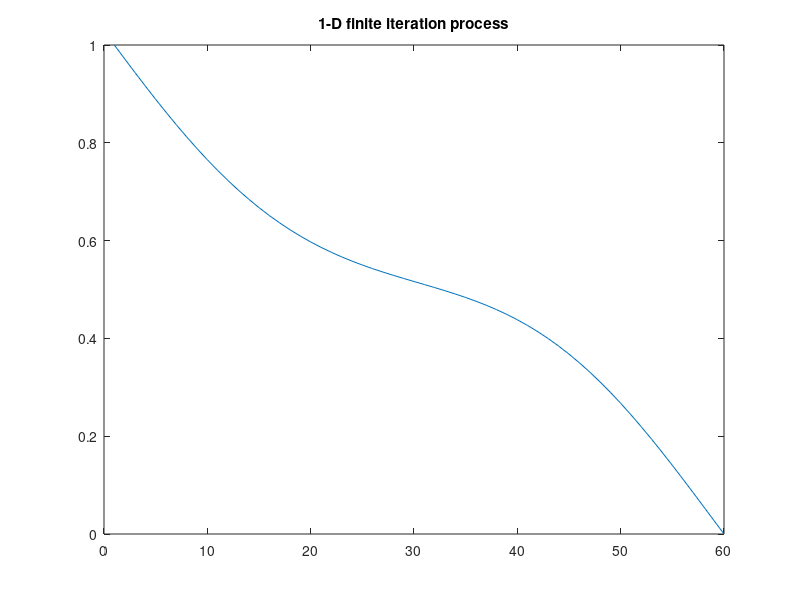

MATLAB code to generate this figure: (Note: this script raises an error after producing the figure.)
% Rodolphe Rejouis-101089193
% Assignement 2

%clear all
clearvars
clearvars -GLOBAL
close all
format shortE

%% Parameters for question 1
size = 20; 
W = 2*size;
L = 3*size;
Vo=1;
G1 = sparse(1,L); % Vector for question 1a
G2 = sparse(W,L); % Matrix for question 1b.
G3 = sparse(W,L); % Matrix to solve question 1 b analytical
BC1 = 0; 
BC2 = Vo;
iterations =100; 

%% Part a of question 1:
f1 = figure; 
G1(L)=BC1; % Set the boundary condition for the Vector to be V=0 at x=L 
G1(1)=BC2; % Set the boundary condition for the Vector to be V=Vo at x=0
G1(2:L-1)=deal(0.5*(BC1+BC2)); %populate the rest of the vector with the average of the Boundary Conditions
figure(f1)
for steps =1:iterations
    plot(G1);
    title('1-D finite iteration process')
    pause(0.01);
    for i=2:L-1
        G1(i)= 0.5*(G1(i-1)+G1(i+1));
    end
end

%% Part b of question 1
%Analytical solution for the equation :
% $$V(x,y)=\frac{4Vo}{\pi}\sum_{n=1,3,5...}^\infty\frac{1}{n}\frac{\cosh\left(\frac{n\pi x}{a}\right)}{\cosh\left(\frac{n\pi b}{a}\right)}\sin\left(\frac{n\pi y}{a}\right)$$

Nterms = iterations;
f2 = figure;
figure(f2)
for i = 1:L       
    for j = 1:W
        G3(j,i) = analyticalsol2(i,j,Vo,L,W,Nterms); 
    end
end
subplot(3,1,1);
surf(G3);
title('analytical solution');
pause(0.01);

% V=Vo at x=0,x=L and V=0 at y=0, y=W
[G2(1,1),G2(1,L),G2(W,1),G2(W,L),G2(2:W-1,2:L-1)]=deal( 0.5*(BC1+BC2) );
[G2(1,2:L-1),G2(W,2:L-1)]=deal(BC1);
[G2(2:W-1,1),G2(2:W-1,L)]=deal(BC2);

for step = 1:iterations
    subplot(3,1,2);
    surf(G2);
    title('numerical solution');
    subplot(3,1,3);
    surf(log(abs(G2-G3)))
    set(gca,'ZScale','log')
    title('difference between analytical and numerical')
    pause(0.01);
    for i=2:L-1
        for j=2:W-1
            G2(j,i) = 0.25*(G2(j+1,i)+G2(j-1,i)+G2(j,i+1)+G2(j,i-1));
        end
    end
end



%% Question 2 parameters:
% The length of the bottle neck equal to 1/3 of the total length of the rectangular
% region and the width is about 2/8 of the total width of the
% rectangular region. The conductivity inside the boxes is sig = 10e-2.

cMap2=ones(L,W); % Conductivity mapping
LGap = L/3; %For the length of the bottle neck
WGap =3*W/8; % Width of the boxes enclosing the bottle neck
sig = 10e-2;
[cMap2(floor((L-LGap)/2):floor((L+LGap)/2),1:floor((W-WGap)/2)),...
    cMap2(floor((L-LGap)/2):floor((L+LGap)/2),floor((W+WGap)/2):W)]= deal(sig);


G4 = sparse(L*W,L*W); 
B3 = zeros(1,L*W);

[B3(2:W-1),B3((L-1)*W+1:L*W-1)]=deal(BC2);
[B3(1),B3(W),B3((L-1)*W),B3(L*W)]=deal(0.5*(BC1+BC2)); 
for i=1:L
    for j=1:W
        n= j + (i-1) * W;   
        if i==1 || i == L || j == 1 || j == W
            G4(n,n) = 1;
        else
            nxp = j+i*W;
            nxm = j+(i-2)*W;
            nyp = n+1;
            nym = n-1;
            
            rxp = 0.5* (cMap2(i,j)+cMap2(i+1,j));
            rxm = 0.5* (cMap2(i,j)+cMap2(i-1,j));
            ryp = 0.5* (cMap2(i,j)+cMap2(i,j+1));
            rym = 0.5* (cMap2(i,j)+cMap2(i,j-1));
            
            G4(n,n) = -(rxp+rxm+ryp+rym);
            G4(n,nxp)=rxp;
            G4(n,nxm)=rxm;
            G4(n,nyp)=ryp;
            G4(n,nym)=rym;
        end    
    end
end

V2Vec=G4\(B3'); % The matrix neccessary to obtained our V(x,y) from the conductivity map

V2Map= zeros(L,W);
for i=1:L
    for j=1:W
        V2Map(i,j)=V2Vec(j+(i-1)*W);
    end
end
%% Process to obtain the Electric Field values for the vector format of the Electric Field 

eX= zeros(L,W);
eY= zeros(L,W);
for i=1:L
    for j=1:W
        if i == 1
            eX(i,j) = V2Map(i+1,j)-V2Map(i,j);
        elseif i == L
            eX(i,j) = V2Map(i,j)-V2Map(i-1,j);
        else
            eX(i,j) = (V2Map(i+1,j)-V2Map(i-1,j))*0.5;
        end
        if j == 1
            eY(i,j) = V2Map(i,j+1)-V2Map(i,j);
        elseif j == W
            eY(i,j) = V2Map(i,j)-V2Map(i,j-1);
        else
            eY(i,j) = (V2Map(i,j+1)-V2Map(i,j-1))*0.5;
        end
    end
end

eX=-eX;
eY=-eY;
% Code responsible for creating the Current Density Vectors
% The following code lines are responsible for making the Current Density
% Vector, by first assigning the value of the current Density to their
% matching position with the Electric Field (since J = sig*E). 
Jx=cMap2.*eX;% This line of code create the X value of the Current Density vector
Jy=cMap2.*eY;% This line of code create the Y value of the Current Density vector

pointSampling = 3;
[x,y]= meshgrid(1:floor(W/pointSampling),1:floor(L/pointSampling));
x=pointSampling*x-pointSampling+1;
y=pointSampling*y-pointSampling+1;

eXSample = zeros(floor(L/pointSampling),floor(W/pointSampling));
eYSample = zeros(floor(L/pointSampling),floor(W/pointSampling));
JxSample = zeros(floor(L/pointSampling),floor(W/pointSampling));
JySample = zeros(floor(L/pointSampling),floor(W/pointSampling));

for i=1:floor(L/pointSampling)
    for j = 1:floor(W/pointSampling)
        eXSample(i,j)=eX(pointSampling*i,pointSampling*j);
        eYSample(i,j)=eY(pointSampling*i,pointSampling*j);
        JxSample(i,j)=Jx(pointSampling*i,pointSampling*j);
        JySample(i,j)=Jy(pointSampling*i,pointSampling*j);
    end
end
%% Plot of the question 2.a
% This is plots for the conductivity sig(x,y), V(x,y), E(x,y), and J(x,y).
% This will be standard plot that will compare to the following figures,
% where the setting are modified to investigate the changes.
f3=figure;
figure(f3)
subplot(2,2,1)
surface(cMap2');
title('Conductivity');
subplot(2,2,2)
surface(V2Map');
title('Voltage Vx,Vy');
subplot(2,2,3)
quiver(y,x,eXSample,eYSample,10);
title('Electric Field, Ex,Ey');
subplot(2,2,4)
quiver(y,x,JxSample,JySample,10);
title('Current Density, Jx,Jy');

%% Answer of Question 2.b

% This is with meshing size being double of the standard set:
Plotconductivity(40,10e-2,3);

% This is with meshing size being triple of the standard set:
Plotconductivity(80,10e-2,3);

% This is with meshing size being half of the standard set:
Plotconductivity(10,10e-2,3);

%% Answer of Question 2.c:
% Here are the different version of the a set with different bottle neck size
%
% Compariso:
Plotconductivity(100,10e-2,3);
% This is one with longer bottle neck:
Plotconductivity2(100,10e-2,3,0.5,0.375);
% This is one with narrower bottle neck:
Plotconductivity2(100,10e-2,3,0.3333,0.5);

%% Answer of Question 2.d:
% Comparing the results with different resistivity inside the box:

% Higher resistivity
Plotconductivity(20,10,3);

% Lower resistivity
Plotconductivity(20,10e-5,3);